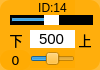
    <widget class="QWidget" name="widget_id14" native="true">
     <property name="geometry">
      <rect>
       <x>210</x>
       <y>200</y>
       <width>100</width>
       <height>70</height>
      </rect>
     </property>
     <property name="styleSheet">
      <string notr="true">background-color: rgb(255, 170, 0, 200);
border-radius:10px;</string>
     </property>
     <widget class="QLabel" name="label_ID14">
      <property name="geometry">
       <rect>
        <x>30</x>
        <y>0</y>
        <width>45</width>
        <height>16</height>
       </rect>
      </property>
      <property name="minimumSize">
       <size>
        <width>0</width>
        <height>10</height>
       </size>
      </property>
      <property name="font">
       <font>
        <family>Arial</family>
        <pointsize>9</pointsize>
       </font>
      </property>
      <property name="styleSheet">
       <string notr="true">background-color: rgb(255, 255, 255， 0);
border-radius:0px;</string>
      </property>
      <property name="text">
       <string>ID:14</string>
      </property>
      <property name="alignment">
       <set>Qt::AlignCenter</set>
      </property>
     </widget>
     <widget class="QSlider" name="horizontalSlider_pulse_id14">
      <property name="geometry">
       <rect>
        <x>10</x>
        <y>15</y>
        <width>83</width>
        <height>10</height>
       </rect>
      </property>
      <property name="autoFillBackground">
       <bool>false</bool>
      </property>
      <property name="styleSheet">
       <string notr="true">QSlider{background-color: rgb(0, 0, 0);
border-radius:0px;}
QSlider::handle {/*设置中间的那个滑动的键*/                           
    background:  rgb(255, 255, 255);
}</string>
      </property>
      <property name="minimum">
       <number>0</number>
      </property>
      <property name="maximum">
       <number>1000</number>
      </property>
      <property name="pageStep">
       <number>1</number>
      </property>
      <property name="value">
       <number>500</number>
      </property>
      <property name="orientation">
       <enum>Qt::Horizontal</enum>
      </property>
     </widget>
     <widget class="QSlider" name="horizontalSlider_dev_id14">
      <property name="geometry">
       <rect>
        <x>30</x>
        <y>50</y>
        <width>45</width>
        <height>18</height>
       </rect>
      </property>
      <property name="styleSheet">
       <string notr="true">background-color: rgba(255, 255, 255， 0);</string>
      </property>
      <property name="minimum">
       <number>-125</number>
      </property>
      <property name="maximum">
       <number>125</number>
      </property>
      <property name="pageStep">
       <number>1</number>
      </property>
      <property name="orientation">
       <enum>Qt::Horizontal</enum>
      </property>
     </widget>
     <widget class="QLabel" name="label_id14">
      <property name="geometry">
       <rect>
        <x>0</x>
        <y>50</y>
        <width>31</width>
        <height>20</height>
       </rect>
      </property>
      <property name="minimumSize">
       <size>
        <width>0</width>
        <height>10</height>
       </size>
      </property>
      <property name="font">
       <font>
        <family>DejaVu Sans</family>
        <pointsize>10</pointsize>
       </font>
      </property>
      <property name="styleSheet">
       <string notr="true">background-color: rgb(255, 255, 255， 0);</string>
      </property>
      <property name="text">
       <string>0</string>
      </property>
      <property name="alignment">
       <set>Qt::AlignCenter</set>
      </property>
     </widget>
     <widget class="QLineEdit" name="lineEdit_id14">
      <property name="geometry">
       <rect>
        <x>30</x>
        <y>30</y>
        <width>45</width>
        <height>18</height>
       </rect>
      </property>
      <property name="sizePolicy">
       <sizepolicy hsizetype="Fixed" vsizetype="Fixed">
        <horstretch>0</horstretch>
        <verstretch>0</verstretch>
       </sizepolicy>
      </property>
      <property name="font">
       <font>
        <family>Arial</family>
        <pointsize>11</pointsize>
       </font>
      </property>
      <property name="autoFillBackground">
       <bool>false</bool>
      </property>
      <property name="styleSheet">
       <string notr="true">background-color: rgb(255, 255, 255);
border-radius:0px;</string>
      </property>
      <property name="text">
       <string>500</string>
      </property>
      <property name="maxLength">
       <number>1000</number>
      </property>
      <property name="alignment">
       <set>Qt::AlignCenter</set>
      </property>
      <property name="dragEnabled">
       <bool>false</bool>
      </property>
      <property name="readOnly">
       <bool>false</bool>
      </property>
     </widget>
     <widget class="QLabel" name="label_down11">
      <property name="geometry">
       <rect>
        <x>6</x>
        <y>30</y>
        <width>20</width>
        <height>20</height>
       </rect>
      </property>
      <property name="font">
       <font>
        <pointsize>10</pointsize>
        <weight>50</weight>
        <italic>false</italic>
        <bold>false</bold>
       </font>
      </property>
      <property name="styleSheet">
       <string notr="true">background-color: rgb(255, 255, 255, 0);</string>
      </property>
      <property name="text">
       <string>下</string>
      </property>
      <property name="alignment">
       <set>Qt::AlignCenter</set>
      </property>
     </widget>
     <widget class="QLabel" name="label_up11">
      <property name="geometry">
       <rect>
        <x>75</x>
        <y>30</y>
        <width>20</width>
        <height>20</height>
       </rect>
      </property>
      <property name="font">
       <font>
        <pointsize>10</pointsize>
        <weight>50</weight>
        <italic>false</italic>
        <bold>false</bold>
       </font>
      </property>
      <property name="styleSheet">
       <string notr="true">background-color: rgb(255, 255, 255, 0);</string>
      </property>
      <property name="text">
       <string>上</string>
      </property>
      <property name="alignment">
       <set>Qt::AlignCenter</set>
      </property>
     </widget>
    </widget>
